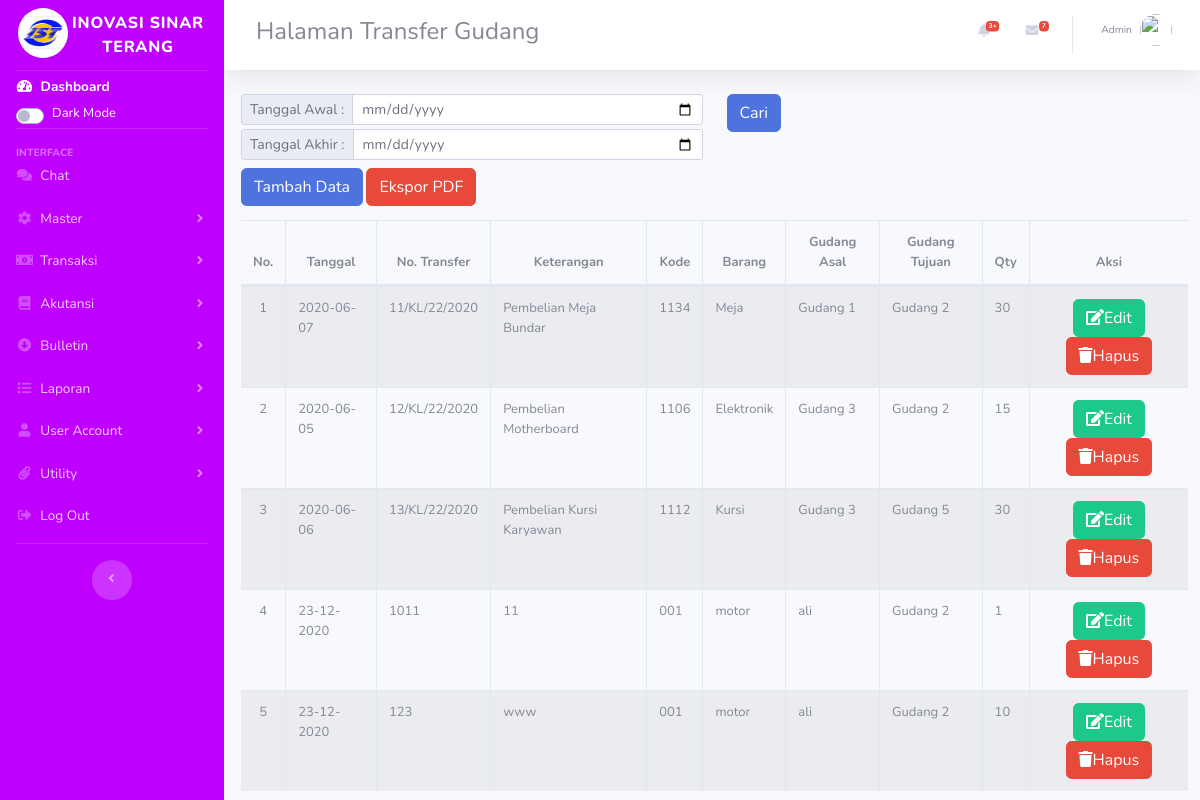
The page /index.php/transfer_gudang on the database its author committed.
### tables this page shows
CREATE TABLE `tf_gudang` (
  `id` int(11) NOT NULL,
  `tgl` varchar(50) NOT NULL,
  `no_transfer` varchar(50) NOT NULL,
  `keterangan` varchar(50) NOT NULL,
  `kode` varchar(50) NOT NULL,
  `barang` varchar(50) NOT NULL,
  `gudang_asal` varchar(50) NOT NULL,
  `gudang_tujuan` varchar(50) NOT NULL,
  `qty` varchar(50) NOT NULL,
  `kode_id` varchar(50) NOT NULL
);

### application/controllers/Transfer_gudang.php (called while the page is built, shortened)
<?php
class Transfer_gudang extends CI_Controller {
    public function __construct(){
        $this->load->model('m_transfergudang');
        $this->load->library('form_validation');
    }
    public function index(){
        $topik['judul'] = 'Halaman Transfer Gudang';
        $data['tf_gudang'] = $this->m_transfergudang->tampil_data();
        $this->load->view('templates/header',$topik);
        $this->load->view('transfergudang/index',$data);
        $this->load->view('templates/footer');
    }
}

### index.php (called while the page is built, shortened)
<?php
require_once BASEPATH.'core/CodeIgniter.php';

### application/models/M_transfergudang.php (called while the page is built, shortened)
<?php
class M_transfergudang extends CI_Model
{
    public function tampil_data(){
        return $this->db->get('tf_gudang')->result_array();
    }
}

### application/views/transfergudang/index.php (the view, shortened to what this page needs)
<div class="content-wrapper col-12">
<section class="content-header ml mt-2 auto">
<div style="margin-left:5px">
<div class="">
<div class="row mt-3 mb-2">
    <div class="col-lg-6">
        <form action="" method="post">
            <div class="input-group input-group-sm">
                <div class="input-group-prepend">
                    <label for="weekending" class="input-group-text">Tanggal Awal :</label>
                </div>
                <input type="date" name="weekending" id="weekending" class="form-control form-control-sm">
            </div>
            <div class="input-group input-group-sm mt-1">
                <div class="input-group-prepend">
                    <label for="noinv" class="input-group-text">Tanggal Akhir :</label>
                </div>
                <input type="date" name="noinv" id="noinv" class="form-control form-control-sm">
            </div>
        </form>
    </div>
    <div class="col-lg-6">
        <form action="" method="post">
        <div class="input-group input-group-sm mb-1">
                <div class="">
                    <label for="jabatan" class="btn btn-primary">Cari</label>
                </div>
            </div>
        </form>
    </div>
</div>
<a href="<?= base_url('transfer_gudang/tambah');?>" class="btn btn-primary mb-2">Tambah Data</a>
<a href="<?= base_url('transfer_gudang/ekspor');?>" class="btn btn-danger mb-2">Ekspor PDF</a>
<div class="table-responsive">
<table id="mytable" class="table table-striped table-bordered table-hover table-full-width dataTable" cellspacing="0" width="" style="font-size: small;">
        <thead>
            <tr style="text-align:center">
                <th>No.</th>
                <th>Tanggal</th>
                <th>No. Transfer</th>
                <th>Keterangan</th>
                <th>Kode</th>
                <th>Barang</th>
                <th>Gudang Asal</th>
                <th>Gudang Tujuan</th>
                <th>Qty</th>
                <th>Aksi</th>
            </tr>
        </thead>
        <tbody>
            <?php $i=1;?>
            <?php foreach ($tf_gudang as $tfg): ?>
            <tr>
                <td style="text-align:center">
                    <?php echo $i;?>
                </td>
                <td width="">
                    <?php echo $tfg['tgl'] ?>
                </td>
                <td width="">
                    <?php echo $tfg['no_transfer'] ?>
                </td>
                <td>
                    <?php echo $tfg['keterangan'] ?>
                </td>
                <td>
                    <?php echo $tfg['kode'] ?>
                </td>
                <td>
                    <?php echo $tfg['barang'] ?>
                </td>
                <td class="">
                    <?php echo $tfg['gudang_asal']?>
                </td>
                <td class="">
                    <?php echo $tfg['gudang_tujuan']?>
                </td>
                <td class="">
                    <?php echo $tfg['qty']?>
                </td>
                <td style="text-align:center">
                    <a href="<?php echo base_url();?>transfer_gudang/edit/<?= $tfg['id'];?>" class="btn btn-success"><i class="fa fa-edit"></i>Edit</i></a>
                    <a href="<?= base_url();?>transfer_gudang/hapus/<?= $tfg['id'];?>" class="btn btn-danger"  onclick="return confirm('Yakin ingin dihapus?');"><i class="fa fa-trash"></i>Hapus</a>
                </td>
            </tr>
            <?php $i++;?>
            <?php endforeach; ?>
        </tbody>
    </table>
    </div>
</div>

### rows shown on the page
tf_gudang: tgl "2020-06-07", no_transfer "11/KL/22/2020", keterangan "Pembelian Meja Bundar", kode "1134", barang "Meja", gudang_asal "Gudang 1", gudang_tujuan "Gudang 2", qty "30"
tf_gudang: tgl "2020-06-05", no_transfer "12/KL/22/2020", keterangan "Pembelian Motherboard", kode "1106", barang "Elektronik", gudang_asal "Gudang 3", gudang_tujuan "Gudang 2", qty "15"
tf_gudang: tgl "2020-06-06", no_transfer "13/KL/22/2020", keterangan "Pembelian Kursi Karyawan", kode "1112", barang "Kursi", gudang_asal "Gudang 3", gudang_tujuan "Gudang 5", qty "30"
tf_gudang: tgl "23-12-2020", no_transfer "1011", keterangan "11", kode "001", barang "motor", gudang_asal "ali", gudang_tujuan "Gudang 2", qty "1"
tf_gudang: tgl "23-12-2020", no_transfer "123", keterangan "www", kode "001", barang "motor", gudang_asal "ali", gudang_tujuan "Gudang 2", qty "10"

### other values the page prints
$judul "Halaman Transfer Gudang"
